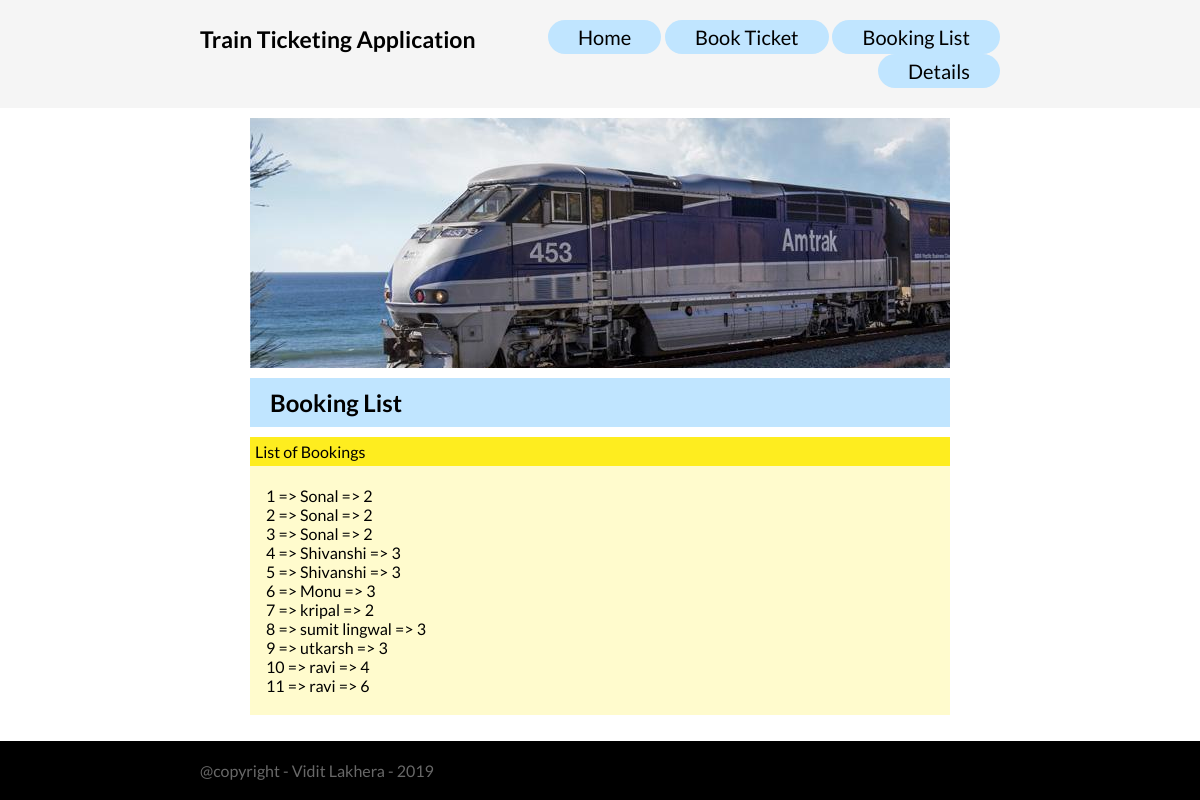
Page /core/list/ on the committed database.
### core/models.py (models this page shows)
class Bookings(models.Model):
	booking_no = models.AutoField(primary_key=True)
	schedule_no = models.ForeignKey(Schedules, on_delete=models.CASCADE)
	passenger_name = models.CharField(max_length=100)
	passenger_age = models.IntegerField()
	passenger_contact = models.IntegerField()
	passenger_email = models.CharField(max_length=100)
	seat_count = models.IntegerField()

### core/views.py (the view)
# urls.py: path('list/', views.list, name='ticketing-list'),
def list(request):
	params = {
		'title': 'List',
		'bookings': Bookings.objects.all(),
	}
	return render(request, 'core/list.html', params)

### core/templates/core/list.html
{% extends 'core/common.html' %}
{% block content %}
	<h2 class="subheading">Booking List</h2>
	{% if bookings %}
	<div class="content_list_head">List of Bookings</div>
	<ul class="content_list">
		{% for booking in bookings %}
		<li> {{ booking.booking_no }} => {{ booking.passenger_name }} => {{ booking.seat_count }} </li>
		{% endfor %}
	</ul>
	{% endif %}
{% endblock content %}

### core/templates/core/common.html (shortened to what this page needs)
{% load static %}
<!DOCTYPE html>
<html>
<head>
	<link rel="stylesheet" type="text/css" href="{% static 'core/main.css' %}">
</head>
<body>
	<div class="header">
		<ul class="navigation">
			<li class="first_li">Train Ticketing Application</li>
			<li><a href="{% url 'ticketing-home' %}">Home</a></li>
			<li><a href="{% url 'ticketing-form' %}">Book Ticket</a></li>
			<li><a href="{% url 'ticketing-list' %}">Booking List</a></li>
			<li><a href="{% url 'ticketing-details' %}">Details</a></li>
		</ul>
	</div>
	<div class="container">
		<div class="banner_image"></div>
		{% block content %} {% endblock content %}
	</div>
	<div class="footer">
		@copyright - Vidit Lakhera - 2019
	</div>
</body>
</html>

### core/static/core/main.css (style rules this page uses)
body { padding: 0px; margin: 0px; font-family: Lato; }
a { text-decoration: none; color: inherit; }
.container { padding: 10px 250px; overflow-y: scroll; max-height: 600px; }
.header { padding: 20px 200px; background-color: whitesmoke; margin: 0px; }
.footer { padding: 20px 200px; background-color: black; margin: 0px; position: fixed; bottom: 0px; width: 100%; color: #686868; }
.navigation { font-size: 20px; list-style: none; text-align: right; margin: 0px; padding-inline-start: 0px; }
.navigation li { display: inline-block; background-color: #c0e5ff; padding: 5px 30px; border-radius: 25px; }
.navigation .first_li { padding-left: 0px; float: left; background-color: transparent; font-weight: 700; font-size: 23px; }
.banner_image { overflow: hidden; background-image: url('./images/banner.jpg'); background-position: left; min-height: 250px; color: white; font-size: 35px; }
.subheading { background-color: #c0e5ff; margin: 10px 0px; padding: 10px 20px; }
.content_list_head { background-color: #feed1f; padding: 5px; }
.content_list { list-style-type: none; background-color: #feed1f38; margin: 0px; padding: 20px 16px; }

### rows in the picture
Bookings: booking_no "1", passenger_name "Sonal", seat_count "2"
Bookings: booking_no "2", passenger_name "Sonal", seat_count "2"
Bookings: booking_no "3", passenger_name "Sonal", seat_count "2"
Bookings: booking_no "4", passenger_name "Shivanshi", seat_count "3"
Bookings: booking_no "5", passenger_name "Shivanshi", seat_count "3"
Bookings: booking_no "6", passenger_name "Monu", seat_count "3"
Bookings: booking_no "7", passenger_name "kripal", seat_count "2"
Bookings: booking_no "8", passenger_name "sumit lingwal", seat_count "3"
Bookings: booking_no "9", passenger_name "utkarsh", seat_count "3"
Bookings: booking_no "10", passenger_name "ravi", seat_count "4"
Bookings: booking_no "11", passenger_name "ravi", seat_count "6"
